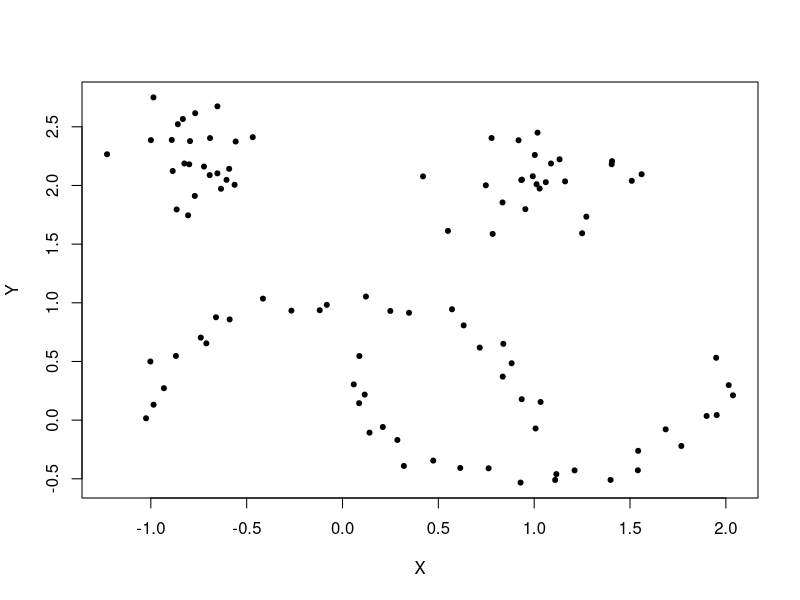

Write the R code that produced this figure.
## ---- chunk 1
# install.packages("dbscan")
## ---- chunk 2
library("dbscan")
## ---- chunk 3
data("moons")
plot(moons, pch = 20) # pch=20 is bullet (smaller circle)
## ---- chunk 4
cl <- hdbscan(moons, minPts = 3)
cl
